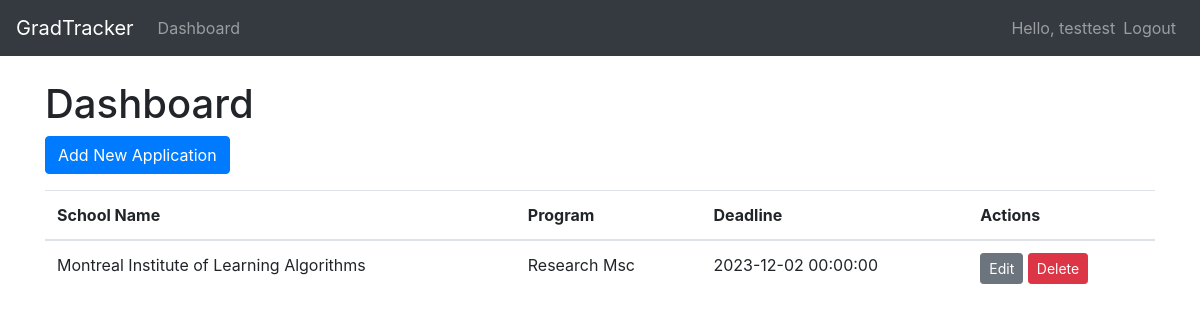
Page /dashboard (signed in) on the earlier database version.
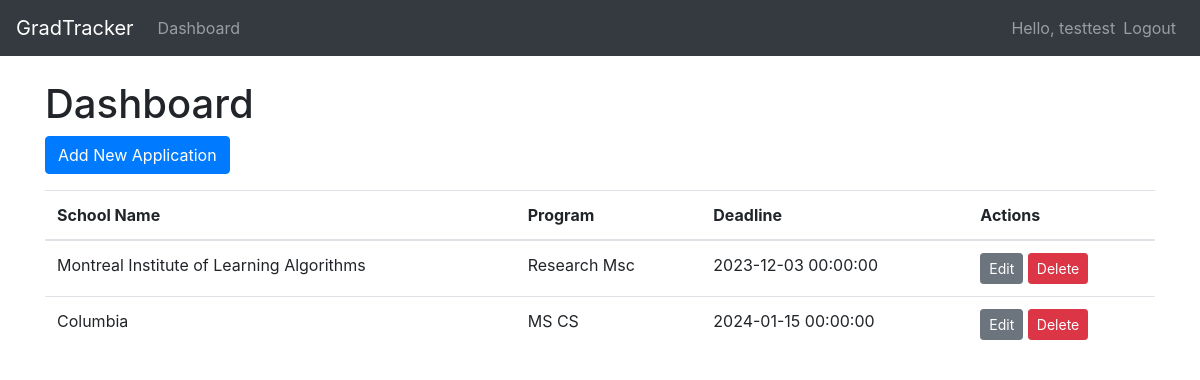
Same page on the later database version.
### app/models/models.py (models this page shows)
class User(UserMixin, db.Model):
    id = db.Column(db.Integer, primary_key=True)
    username = db.Column(db.String(100), unique=True, nullable=False)
    email = db.Column(db.String(100), unique=True, nullable=False)
    password_hash = db.Column(db.String(200))
    applications = db.relationship('Application', backref='user', lazy=True)  # Relationship to Application

class Application(db.Model):
    id = db.Column(db.Integer, primary_key=True)
    school_name = db.Column(db.String(1000))
    program = db.Column(db.String(1000))
    deadline = db.Column(db.DateTime(timezone=True), default=func.now())
    user_id = db.Column(db.Integer, db.ForeignKey('user.id'))

### app/routes/views.py (the view)
@main.route('/dashboard')
@login_required
def dashboard():
    applications = Application.query.filter_by(user_id=current_user.id).all()
    return render_template('dashboard.html', applications=applications)

### app/__init__.py (called while the page is built)
@login_manager.user_loader
def load_user(user_id):
    return User.query.get(int(user_id))

### app/templates/dashboard.html
{% extends 'layout.html' %}
{% block content %}
    <h1>Dashboard</h1>
    <a href="{{ url_for('main.new_application') }}" class="btn btn-primary">Add New Application</a>
    {% if applications %}
        <table class="table mt-3">
            <thead>
                <tr>
                    <th>School Name</th>
                    <th>Program</th>
                    <th>Deadline</th>
                    <th>Actions</th>
                </tr>
            </thead>
            <tbody>
                {% for application in applications %}
                <tr>
                    <td>{{ application.school_name }}</td>
                    <td>{{ application.program }}</td>
                    <td>{{ application.deadline }}</td>
                    <td>
                        <a href="{{ url_for('main.edit_application', application_id=application.id) }}" class="btn btn-sm btn-secondary">Edit</a>
                        <a href="{{ url_for('main.delete_application', application_id=application.id) }}" class="btn btn-sm btn-danger">Delete</a>
                    </td>
                </tr>
                {% endfor %}
            </tbody>
        </table>
    {% else %}
        <p class="mt-3">No applications to display. Start by <a href="{{ url_for('main.new_application') }}">adding a new application</a>.</p>
    {% endif %}
{% endblock %}

### app/templates/layout.html (shortened to what this page needs)
<!DOCTYPE html>
<html lang="en">
<head>
    <link rel="stylesheet" href="https://stackpath.bootstrapcdn.com/bootstrap/4.5.2/css/bootstrap.min.css">
</head>
<body>
    <nav class="navbar navbar-expand-lg navbar-dark bg-dark">
        <a class="navbar-brand" href="{{ url_for('main.index') }}">GradTracker</a>
        <div class="collapse navbar-collapse" id="navbarNavAltMarkup">
            <div class="navbar-nav mr-auto">
                <a class="nav-item nav-link" href="{{ url_for('main.dashboard') }}">Dashboard</a>
            </div>
            <div class="navbar-nav ml-auto">
                {% if current_user.is_authenticated %}
                    <span class="navbar-text">
                        Hello, {{ current_user.username }}
                    </span>
                    <a class="nav-item nav-link" href="{{ url_for('auth.logout') }}">Logout</a>
                {% else %}
                    <a class="nav-item nav-link" href="{{ url_for('auth.login') }}">Login</a>
                    <a class="nav-item nav-link" href="{{ url_for('auth.signup') }}">Sign Up</a>
                {% endif %}
            </div>
        </div>
    </nav>
    <div class="container mt-4">
        {% block content %}
        {% endblock %}
    </div>
</body>
</html>

Differences in the rows shown:
changed Application "Montreal Institute of Learning Algorithms": deadline "2023-12-02 00:00:00" → "2023-12-03 00:00:00"
added Application: school_name "Columbia", program "MS CS", deadline "2024-01-15 00:00:00"
